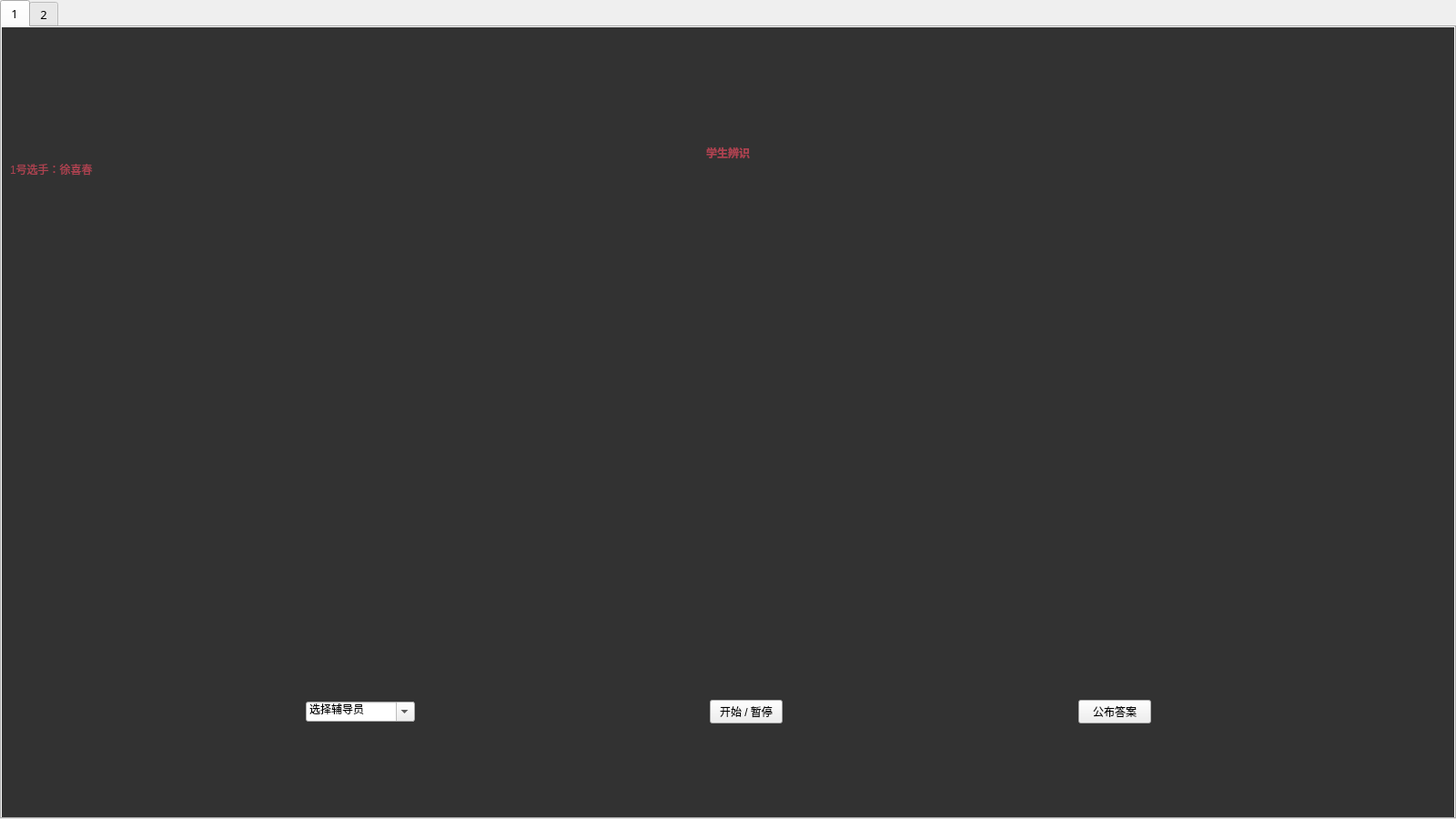
<?xml version="1.0" encoding="UTF-8"?>
<ui version="4.0">
 <class>MainWindow</class>
 <widget class="QMainWindow" name="MainWindow">
  <property name="geometry">
   <rect>
    <x>0</x>
    <y>0</y>
    <width>1600</width>
    <height>900</height>
   </rect>
  </property>
  <property name="sizePolicy">
   <sizepolicy hsizetype="Expanding" vsizetype="Expanding">
    <horstretch>0</horstretch>
    <verstretch>0</verstretch>
   </sizepolicy>
  </property>
  <property name="minimumSize">
   <size>
    <width>1600</width>
    <height>900</height>
   </size>
  </property>
  <property name="windowTitle">
   <string>MainWindow</string>
  </property>
  <widget class="QWidget" name="centralwidget">
   <property name="sizePolicy">
    <sizepolicy hsizetype="Expanding" vsizetype="Expanding">
     <horstretch>0</horstretch>
     <verstretch>0</verstretch>
    </sizepolicy>
   </property>
   <layout class="QHBoxLayout" name="horizontalLayout">
    <property name="spacing">
     <number>0</number>
    </property>
    <property name="leftMargin">
     <number>0</number>
    </property>
    <property name="topMargin">
     <number>0</number>
    </property>
    <property name="rightMargin">
     <number>0</number>
    </property>
    <property name="bottomMargin">
     <number>0</number>
    </property>
    <item>
     <widget class="QTabWidget" name="tabWidget">
      <property name="font">
       <font>
        <family>微软雅黑</family>
        <pointsize>10</pointsize>
        <weight>50</weight>
        <italic>false</italic>
        <bold>false</bold>
       </font>
      </property>
      <property name="contextMenuPolicy">
       <enum>Qt::DefaultContextMenu</enum>
      </property>
      <property name="autoFillBackground">
       <bool>true</bool>
      </property>
      <property name="styleSheet">
       <string notr="true">
#tab_1, #tab_2 {
	background-color: rgb(50, 50, 50);
	color: rgb(255, 255, 255);
	font:  &quot;楷体&quot;;
	border-image: url('./img/background.jpg');
}</string>
      </property>
      <property name="tabShape">
       <enum>QTabWidget::Rounded</enum>
      </property>
      <property name="currentIndex">
       <number>0</number>
      </property>
      <property name="elideMode">
       <enum>Qt::ElideLeft</enum>
      </property>
      <property name="tabBarAutoHide">
       <bool>true</bool>
      </property>
      <widget class="QWidget" name="tab_1">
       <property name="styleSheet">
        <string notr="true"/>
       </property>
       <attribute name="title">
        <string>1</string>
       </attribute>
       <layout class="QVBoxLayout" name="verticalLayout">
        <item>
         <layout class="QVBoxLayout" name="verticalLayout_2" stretch="0,0,0,2,0,0,0">
          <property name="spacing">
           <number>0</number>
          </property>
          <item>
           <spacer name="verticalSpacer_2">
            <property name="orientation">
             <enum>Qt::Vertical</enum>
            </property>
            <property name="sizeType">
             <enum>QSizePolicy::Maximum</enum>
            </property>
            <property name="sizeHint" stdset="0">
             <size>
              <width>0</width>
              <height>120</height>
             </size>
            </property>
           </spacer>
          </item>
          <item>
           <widget class="QLabel" name="label_title_1">
            <property name="sizePolicy">
             <sizepolicy hsizetype="Preferred" vsizetype="Preferred">
              <horstretch>0</horstretch>
              <verstretch>0</verstretch>
             </sizepolicy>
            </property>
            <property name="layoutDirection">
             <enum>Qt::LeftToRight</enum>
            </property>
            <property name="styleSheet">
             <string notr="true">font: 25pt &quot;楷体&quot;;
/*color: rgb(173,65,80); */
font: bold;
color: rgb(172,66,80);</string>
            </property>
            <property name="text">
             <string>学生辨识</string>
            </property>
            <property name="alignment">
             <set>Qt::AlignCenter</set>
            </property>
           </widget>
          </item>
          <item>
           <widget class="QLabel" name="label_player_1">
            <property name="styleSheet">
             <string notr="true">font: 15pt &quot;楷体&quot;;
color: rgb(172,66,80);
</string>
            </property>
            <property name="text">
             <string>1号选手：徐喜春</string>
            </property>
            <property name="margin">
             <number>15</number>
            </property>
           </widget>
          </item>
          <item>
           <layout class="QHBoxLayout" name="horizontalLayout_3">
            <property name="sizeConstraint">
             <enum>QLayout::SetDefaultConstraint</enum>
            </property>
            <item>
             <widget class="QLabel" name="label_stu_photo_1">
              <property name="sizePolicy">
               <sizepolicy hsizetype="Fixed" vsizetype="Fixed">
                <horstretch>0</horstretch>
                <verstretch>0</verstretch>
               </sizepolicy>
              </property>
              <property name="minimumSize">
               <size>
                <width>360</width>
                <height>480</height>
               </size>
              </property>
              <property name="styleSheet">
               <string notr="true">/*background: rgb(149, 25, 30);*/</string>
              </property>
              <property name="text">
               <string/>
              </property>
             </widget>
            </item>
           </layout>
          </item>
          <item>
           <spacer name="verticalSpacer">
            <property name="orientation">
             <enum>Qt::Vertical</enum>
            </property>
            <property name="sizeHint" stdset="0">
             <size>
              <width>20</width>
              <height>40</height>
             </size>
            </property>
           </spacer>
          </item>
          <item>
           <layout class="QHBoxLayout" name="bottom_tools_1">
            <item>
             <spacer name="horizontalSpacer_5">
              <property name="orientation">
               <enum>Qt::Horizontal</enum>
              </property>
              <property name="sizeHint" stdset="0">
               <size>
                <width>40</width>
                <height>20</height>
               </size>
              </property>
             </spacer>
            </item>
            <item>
             <widget class="QComboBox" name="db_fdy_1">
              <property name="minimumSize">
               <size>
                <width>120</width>
                <height>0</height>
               </size>
              </property>
              <property name="styleSheet">
               <string notr="true">/*background-color: rgb(149,25,30);*/
font: 9pt &quot;楷体&quot;;</string>
              </property>
              <property name="editable">
               <bool>true</bool>
              </property>
              <property name="currentText">
               <string>选择辅导员</string>
              </property>
             </widget>
            </item>
            <item>
             <spacer name="horizontalSpacer">
              <property name="orientation">
               <enum>Qt::Horizontal</enum>
              </property>
              <property name="sizeHint" stdset="0">
               <size>
                <width>40</width>
                <height>20</height>
               </size>
              </property>
             </spacer>
            </item>
            <item>
             <widget class="QPushButton" name="btn_start_or_stop_1">
              <property name="styleSheet">
               <string notr="true">font: 9pt &quot;楷体&quot;;

/*background-color: rgb(149,25,30);*/</string>
              </property>
              <property name="text">
               <string>开始 / 暂停</string>
              </property>
             </widget>
            </item>
            <item>
             <spacer name="horizontalSpacer_2">
              <property name="orientation">
               <enum>Qt::Horizontal</enum>
              </property>
              <property name="sizeHint" stdset="0">
               <size>
                <width>40</width>
                <height>20</height>
               </size>
              </property>
             </spacer>
            </item>
            <item>
             <widget class="QPushButton" name="btn_publish_1">
              <property name="styleSheet">
               <string notr="true">font: 9pt &quot;楷体&quot;;
/*background-color: rgb(149,25,30);*/</string>
              </property>
              <property name="text">
               <string>公布答案</string>
              </property>
             </widget>
            </item>
            <item>
             <spacer name="horizontalSpacer_6">
              <property name="orientation">
               <enum>Qt::Horizontal</enum>
              </property>
              <property name="sizeHint" stdset="0">
               <size>
                <width>40</width>
                <height>20</height>
               </size>
              </property>
             </spacer>
            </item>
           </layout>
          </item>
          <item>
           <spacer name="verticalSpacer_3">
            <property name="orientation">
             <enum>Qt::Vertical</enum>
            </property>
            <property name="sizeHint" stdset="0">
             <size>
              <width>20</width>
              <height>40</height>
             </size>
            </property>
           </spacer>
          </item>
         </layout>
        </item>
       </layout>
      </widget>
      <widget class="QWidget" name="tab_2">
       <attribute name="title">
        <string>2</string>
       </attribute>
       <layout class="QVBoxLayout" name="verticalLayout_3">
        <item>
         <spacer name="verticalSpacer_4">
          <property name="orientation">
           <enum>Qt::Vertical</enum>
          </property>
          <property name="sizeType">
           <enum>QSizePolicy::MinimumExpanding</enum>
          </property>
          <property name="sizeHint" stdset="0">
           <size>
            <width>20</width>
            <height>120</height>
           </size>
          </property>
         </spacer>
        </item>
        <item>
         <widget class="QLabel" name="label_title_2">
          <property name="styleSheet">
           <string notr="true">font: 25pt &quot;楷体&quot;;
/*color: rgb(173,65,80); */
font: bold;
color: rgb(172,66,80);</string>
          </property>
          <property name="text">
           <string>学生辨识</string>
          </property>
          <property name="alignment">
           <set>Qt::AlignCenter</set>
          </property>
         </widget>
        </item>
        <item>
         <layout class="QHBoxLayout" name="horizontalLayout_2">
          <item>
           <spacer name="horizontalSpacer_10">
            <property name="orientation">
             <enum>Qt::Horizontal</enum>
            </property>
            <property name="sizeHint" stdset="0">
             <size>
              <width>40</width>
              <height>20</height>
             </size>
            </property>
           </spacer>
          </item>
          <item>
           <layout class="QVBoxLayout" name="layout_2">
            <item>
             <widget class="QLabel" name="label_player_2">
              <property name="styleSheet">
               <string notr="true">font: 15pt &quot;楷体&quot;;
color: rgb(172,66,80);
</string>
              </property>
              <property name="text">
               <string>1号选手：徐喜春</string>
              </property>
              <property name="margin">
               <number>10</number>
              </property>
             </widget>
            </item>
            <item>
             <widget class="QLabel" name="label_stu_photo_2">
              <property name="enabled">
               <bool>true</bool>
              </property>
              <property name="sizePolicy">
               <sizepolicy hsizetype="Fixed" vsizetype="Fixed">
                <horstretch>0</horstretch>
                <verstretch>0</verstretch>
               </sizepolicy>
              </property>
              <property name="minimumSize">
               <size>
                <width>360</width>
                <height>480</height>
               </size>
              </property>
              <property name="styleSheet">
               <string notr="true">/*background: rgb(149, 25, 30);*/</string>
              </property>
              <property name="text">
               <string/>
              </property>
              <property name="alignment">
               <set>Qt::AlignCenter</set>
              </property>
             </widget>
            </item>
           </layout>
          </item>
          <item>
           <spacer name="horizontalSpacer_9">
            <property name="orientation">
             <enum>Qt::Horizontal</enum>
            </property>
            <property name="sizeHint" stdset="0">
             <size>
              <width>40</width>
              <height>20</height>
             </size>
            </property>
           </spacer>
          </item>
          <item>
           <layout class="QVBoxLayout" name="verticalLayout_4">
            <item>
             <widget class="QLabel" name="label">
              <property name="maximumSize">
               <size>
                <width>16777215</width>
                <height>50</height>
               </size>
              </property>
              <property name="styleSheet">
               <string notr="true">font: 15pt &quot;楷体&quot;;
color: rgb(172,66,80);
</string>
              </property>
              <property name="text">
               <string>学生信息</string>
              </property>
              <property name="alignment">
               <set>Qt::AlignCenter</set>
              </property>
              <property name="margin">
               <number>10</number>
              </property>
             </widget>
            </item>
            <item>
             <spacer name="verticalSpacer_7">
              <property name="orientation">
               <enum>Qt::Vertical</enum>
              </property>
              <property name="sizeType">
               <enum>QSizePolicy::Maximum</enum>
              </property>
              <property name="sizeHint" stdset="0">
               <size>
                <width>20</width>
                <height>40</height>
               </size>
              </property>
             </spacer>
            </item>
            <item>
             <layout class="QGridLayout" name="gridLayout">
              <item row="5" column="2">
               <widget class="QLabel" name="label_5">
                <property name="styleSheet">
                 <string notr="true">font: 18pt &quot;楷体&quot;;</string>
                </property>
                <property name="text">
                 <string>性格：</string>
                </property>
                <property name="alignment">
                 <set>Qt::AlignLeading|Qt::AlignLeft|Qt::AlignTop</set>
                </property>
               </widget>
              </item>
              <item row="5" column="3">
               <widget class="QLabel" name="label_character">
                <property name="contextMenuPolicy">
                 <enum>Qt::ActionsContextMenu</enum>
                </property>
                <property name="styleSheet">
                 <string notr="true">font: 18pt &quot;楷体&quot;;</string>
                </property>
                <property name="text">
                 <string>性格活泼开朗，为人热情随和</string>
                </property>
                <property name="textFormat">
                 <enum>Qt::AutoText</enum>
                </property>
                <property name="scaledContents">
                 <bool>false</bool>
                </property>
                <property name="alignment">
                 <set>Qt::AlignLeading|Qt::AlignLeft|Qt::AlignTop</set>
                </property>
                <property name="wordWrap">
                 <bool>true</bool>
                </property>
               </widget>
              </item>
              <item row="4" column="3">
               <widget class="QLabel" name="label_class">
                <property name="styleSheet">
                 <string notr="true">font: 18pt &quot;楷体&quot;;</string>
                </property>
                <property name="text">
                 <string>班级1</string>
                </property>
                <property name="alignment">
                 <set>Qt::AlignLeading|Qt::AlignLeft|Qt::AlignTop</set>
                </property>
               </widget>
              </item>
              <item row="4" column="2">
               <widget class="QLabel" name="label_4">
                <property name="styleSheet">
                 <string notr="true">font: 18pt &quot;楷体&quot;;</string>
                </property>
                <property name="text">
                 <string>班级：</string>
                </property>
                <property name="alignment">
                 <set>Qt::AlignLeading|Qt::AlignLeft|Qt::AlignTop</set>
                </property>
               </widget>
              </item>
              <item row="3" column="3">
               <widget class="QLabel" name="label_school">
                <property name="styleSheet">
                 <string notr="true">font: 18pt &quot;楷体&quot;;</string>
                </property>
                <property name="text">
                 <string>计算机科学与工程学院</string>
                </property>
                <property name="alignment">
                 <set>Qt::AlignLeading|Qt::AlignLeft|Qt::AlignTop</set>
                </property>
               </widget>
              </item>
              <item row="2" column="3">
               <widget class="QLabel" name="label_student">
                <property name="styleSheet">
                 <string notr="true">font: 18pt &quot;楷体&quot;;</string>
                </property>
                <property name="text">
                 <string>学生1</string>
                </property>
                <property name="alignment">
                 <set>Qt::AlignLeading|Qt::AlignLeft|Qt::AlignTop</set>
                </property>
               </widget>
              </item>
              <item row="3" column="2">
               <widget class="QLabel" name="label_3">
                <property name="styleSheet">
                 <string notr="true">font: 18pt &quot;楷体&quot;;</string>
                </property>
                <property name="text">
                 <string>学院：</string>
                </property>
                <property name="alignment">
                 <set>Qt::AlignLeading|Qt::AlignLeft|Qt::AlignTop</set>
                </property>
               </widget>
              </item>
              <item row="2" column="2">
               <widget class="QLabel" name="label_2">
                <property name="styleSheet">
                 <string notr="true">font: 18pt &quot;楷体&quot;;</string>
                </property>
                <property name="text">
                 <string>姓名：</string>
                </property>
                <property name="alignment">
                 <set>Qt::AlignLeading|Qt::AlignLeft|Qt::AlignTop</set>
                </property>
               </widget>
              </item>
             </layout>
            </item>
            <item>
             <spacer name="verticalSpacer_8">
              <property name="orientation">
               <enum>Qt::Vertical</enum>
              </property>
              <property name="sizeType">
               <enum>QSizePolicy::Maximum</enum>
              </property>
              <property name="sizeHint" stdset="0">
               <size>
                <width>20</width>
                <height>120</height>
               </size>
              </property>
             </spacer>
            </item>
           </layout>
          </item>
          <item>
           <spacer name="horizontalSpacer_11">
            <property name="orientation">
             <enum>Qt::Horizontal</enum>
            </property>
            <property name="sizeHint" stdset="0">
             <size>
              <width>40</width>
              <height>20</height>
             </size>
            </property>
           </spacer>
          </item>
         </layout>
        </item>
        <item>
         <spacer name="verticalSpacer_6">
          <property name="orientation">
           <enum>Qt::Vertical</enum>
          </property>
          <property name="sizeHint" stdset="0">
           <size>
            <width>20</width>
            <height>40</height>
           </size>
          </property>
         </spacer>
        </item>
        <item>
         <layout class="QHBoxLayout" name="bottom_tools_2">
          <item>
           <spacer name="horizontalSpacer_7">
            <property name="orientation">
             <enum>Qt::Horizontal</enum>
            </property>
            <property name="sizeHint" stdset="0">
             <size>
              <width>40</width>
              <height>20</height>
             </size>
            </property>
           </spacer>
          </item>
          <item>
           <widget class="QComboBox" name="cb_fdy_2">
            <property name="minimumSize">
             <size>
              <width>120</width>
              <height>0</height>
             </size>
            </property>
            <property name="styleSheet">
             <string notr="true">/*background-color: rgb(149,25,30);*/
font: 9pt &quot;楷体&quot;;</string>
            </property>
            <property name="editable">
             <bool>true</bool>
            </property>
            <property name="currentText">
             <string>选择辅导员</string>
            </property>
           </widget>
          </item>
          <item>
           <spacer name="horizontalSpacer_3">
            <property name="orientation">
             <enum>Qt::Horizontal</enum>
            </property>
            <property name="sizeHint" stdset="0">
             <size>
              <width>40</width>
              <height>20</height>
             </size>
            </property>
           </spacer>
          </item>
          <item>
           <widget class="QPushButton" name="btn_start_or_stop_2">
            <property name="styleSheet">
             <string notr="true">font: 9pt &quot;楷体&quot;;
/*background-color: rgb(149,25,30);*/</string>
            </property>
            <property name="text">
             <string>开始 / 暂停</string>
            </property>
           </widget>
          </item>
          <item>
           <spacer name="horizontalSpacer_4">
            <property name="orientation">
             <enum>Qt::Horizontal</enum>
            </property>
            <property name="sizeHint" stdset="0">
             <size>
              <width>40</width>
              <height>20</height>
             </size>
            </property>
           </spacer>
          </item>
          <item>
           <widget class="QPushButton" name="btn_publish_2">
            <property name="styleSheet">
             <string notr="true">font: 9pt &quot;楷体&quot;;
/*background-color: rgb(149,25,30);*/</string>
            </property>
            <property name="text">
             <string>公布答案</string>
            </property>
           </widget>
          </item>
          <item>
           <spacer name="horizontalSpacer_8">
            <property name="orientation">
             <enum>Qt::Horizontal</enum>
            </property>
            <property name="sizeHint" stdset="0">
             <size>
              <width>40</width>
              <height>20</height>
             </size>
            </property>
           </spacer>
          </item>
         </layout>
        </item>
        <item>
         <spacer name="verticalSpacer_5">
          <property name="orientation">
           <enum>Qt::Vertical</enum>
          </property>
          <property name="sizeHint" stdset="0">
           <size>
            <width>20</width>
            <height>40</height>
           </size>
          </property>
         </spacer>
        </item>
       </layout>
      </widget>
     </widget>
    </item>
   </layout>
  </widget>
 </widget>
 <resources/>
 <connections/>
</ui>
